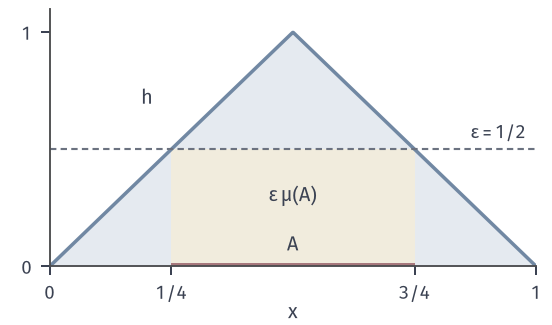

This figure's Python source:
from pathlib import Path
import sys
ROOT = next(p for p in Path(__file__).resolve().parents if (p/"build.sh").is_file() and (p/"tex/book.tex").is_file())
sys.path.insert(0, str(ROOT/"figures/00-shared/mathematical-preliminaries-upper/00-shared/comprehension-figures"))
from support import figure, save, BLUE, GREEN, YELLOW, RED, PURPLE, INK, MUTED, GRID, BLUE_FILL, GREEN_FILL, YELLOW_FILL, RED_FILL, PURPLE_FILL
import numpy as np

def panel_labels(fig, axes, y=.02):
    for ax, s in zip(axes, "(a) (b) (c)".split()):
        q = ax.get_position(); fig.text((q.x0+q.x1)/2, y, s, ha="center", va="bottom")

# Tent h=1-|2x-1| with eps=1/2: exceedance set (1/4,3/4); rectangle eps*mu(A)=1/4 inside total area 1/2.
fig, ax = figure(width_mm=78, height_mm=46)
fig.set_layout_engine(None); fig.subplots_adjust(left=.09, right=.97, top=.97, bottom=.18)
x = np.linspace(0, 1, 800); h = 1-abs(2*x-1)
ax.fill_between(x, 0, h, color=BLUE_FILL, lw=0)
ax.fill_between([.25, .75], 0, .5, color=YELLOW_FILL, lw=0)
ax.plot(x, h, color=BLUE, lw=1.4)
ax.plot([0, 1], [.5, .5], color=MUTED, lw=.85, ls=(0, (3, 2)))
ax.plot([.25, .75], [0, 0], color=RED, lw=2.4, solid_capstyle='butt')
ax.text(.5, .3, r'$\varepsilon\,\mu(A)$', ha='center', va='center')
ax.text(.98, .53, r'$\varepsilon=1/2$', ha='right', va='bottom', fontsize=7.5)
ax.text(.5, .05, '$A$', ha='center', va='bottom', color=INK)
ax.text(.2, .72, '$h$', ha='center', va='center')
ax.set_xlim(0, 1); ax.set_ylim(0, 1.1); ax.set_xticks([0, .25, .75, 1]); ax.set_xticklabels(['0', '1/4', '3/4', '1']); ax.set_yticks([0, 1]); ax.set_xlabel('$x$', labelpad=0)
save(fig, Path(__file__).resolve().parent, 'figure', {'formula': 'h=1-|2x-1|, eps=.5, A=(1/4,3/4), eps mu(A)=1/4, int h=1/2'})
